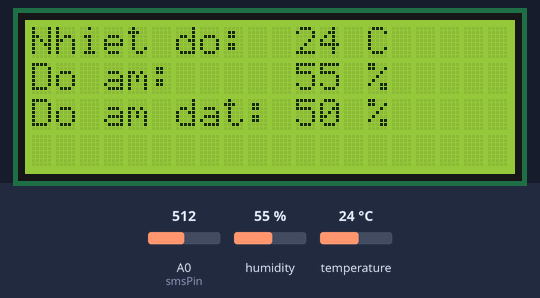
Recording of a sketch running on a simulated Arduino Uno, built with avr-gcc and run on an emulated ATmega328P. Parts: 20×4 character LCD. The inputs (shaded band) are chosen by the test bench; at power-on: A0 (smsPin) = 512, humidity 55 %, temperature 24 °C. What the sketch prints to the serial monitor is not drawn.

Above: at 1.2 s.
1.3 s: A0 (smsPin) set to 110
At 3.4 s:
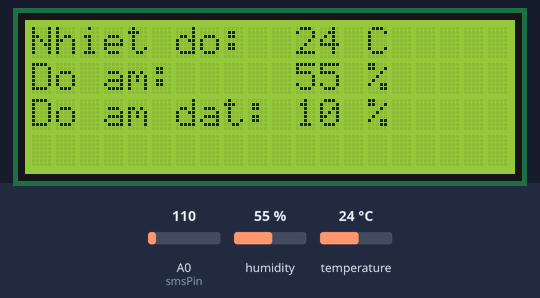
3.7 s: A0 (smsPin) set to 94
At 5.4 s:
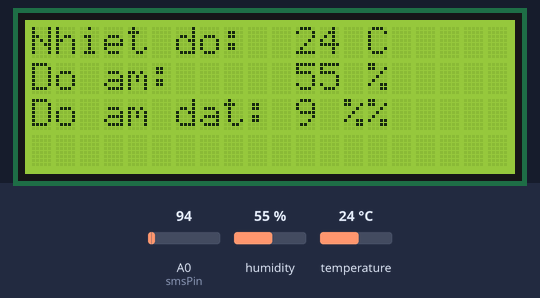
5.7 s: humidity set to 22 %
At 7.4 s:
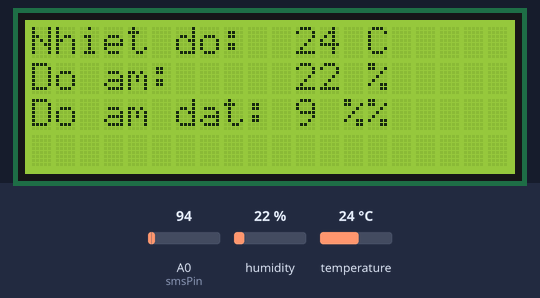
7.8 s: temperature set to 12 °C
At 9.3 s:
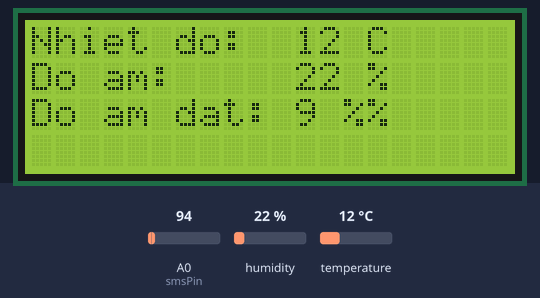
9.9 s: humidity set to 40 %
At 11.2 s:
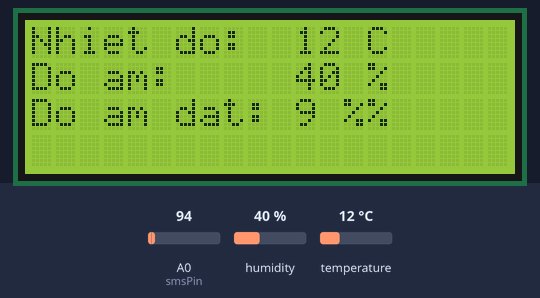
12.0 s: A0 (smsPin) set to 122
At 13.1 s:
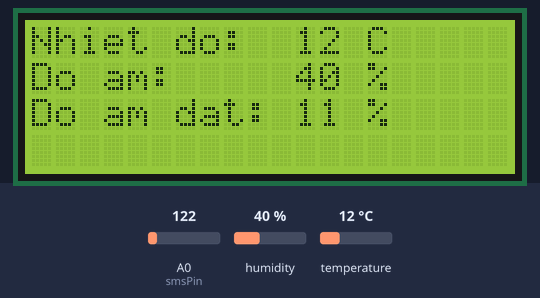
Timing chart, 0 to 15.0 s (numbered marks = the images above; inputs shaded):
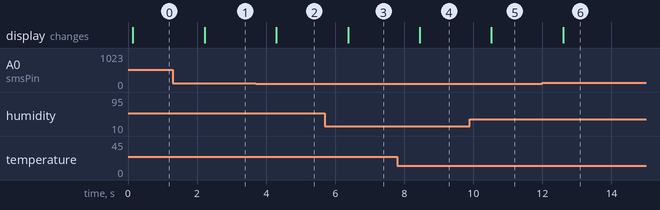

Measured:
- the behaviour switches between 103 and 102 on A0 (smsPin) (found by bisection; images 1 and 2)
- after the input at 1.3 s, the display: changes after 0.92 s (image 1)
- after the input at 3.7 s, the display: changes after 0.60 s (image 2)
- after the input at 5.7 s, the display: changes after 0.67 s (image 3)
- after the input at 7.8 s, the display: changes after 0.65 s (image 4)
- after the input at 9.9 s, the display: changes after 0.62 s (image 5)
- after the input at 12.0 s, the display: changes after 0.60 s (image 6)

The sketch:

arduino_uno.ino
```cpp
#include <ArduinoJson.h>

#include "TemperatureHumiditySensor.h"
#include "SoilMoistureSensor.h"
#include "Displayer.h"

// Số lượng bit được truyền trong 1 giây
const unsigned long baudRate = 115200;

// Khai báo các tham số cho cảm biến nhiệt độ, độ ẩm
const int dhtSensorPin = 9;
const int dhtType = DHT11;

// Khai báo các tham số cho cảm biến độ ẩm đất
const int smsPin = A0;
const int smsPowerPin = 7;

// Khai báo các tham số cho màn hình hiển thị
const int displayerAddr = 0x27;
const int displayerCols = 20;
const int displayerRows = 4;

// Khởi tạo một đối tượng JSON
StaticJsonDocument<1024> doc;

// Khai báo các đối tượng cảm biến và màn hình hiển thị
TemperatureHumiditySensor tths(dhtSensorPin, dhtType);
SoilMoistureSensor sm(smsPin, smsPowerPin);
Displayer displayer(displayerAddr, displayerCols, displayerRows);

void setup() {
    // Khởi tạo cổng Serial, cảm biến và màn hình hiển thị
    Serial.begin(baudRate);
    tths.begin();
    sm.begin();
    displayer.begin();

    // Hiển thị tiêu đề cho màn hình hiển thị
    displayer.display(0, 0, "Nhiet do: ");
    displayer.display(0, 1, "Do am: ");
    displayer.display(0, 2, "Do am dat: ");
}

void loop() {
    // Đọc dữ liệu từ các cảm biến
    int tem = tths.readTemperature();
    int hum = tths.readHumidity();
    int soil = sm.readMoisture();

    // Định dạng dữ liệu hiển thị
    String displayedTemp = String(tem) + " C";
    String displayedHum = String(hum) + " %";
    String displayedSoi = String(soil) + " %";

    // Hiển thị dữ liệu lên màn hình hiển thị
    displayer.display(11, 0, displayedTemp);
    displayer.display(11, 1, displayedHum);
    displayer.display(11, 2, displayedSoi);

    // Đưa dữ liệu cảm biến vào đối tượng JSON
    doc["temperature"] = tem;
    doc["humidity"] = hum;
    doc["soilMoisture"] = soil;

    // Truyền dữ liệu JSON qua cổng Serial
    serializeJson(doc, Serial);
    // Truyền ký tự xuống dòng để phân biệt giữa các lần truyền dữ liệu
    Serial.println();

    // Đợi 1 giây cho lần truyền dữ liệu tiếp theo
    delay(1000);
}
```

Displayer.h
```cpp
#ifndef DISPLAYER_H
#define DISPLAYER_H

#include <LiquidCrystal_I2C.h>

// Lớp Displayer dùng để quản lý màn hình hiển thị
class Displayer {
public:
    Displayer(int addr, int col, int rows);
    void begin();
    void display(int col, int row, String data);
private:
    // Sử dụng màn hình hiển thị LCD I2C
    LiquidCrystal_I2C lcd;
};

Displayer::Displayer(int addr, int col, int rows) : lcd(addr, col, rows) {}

// Khởi tạo màn hình hiển thị
void Displayer::begin(){
    // Khởi tạo màn hình hiển thị
    lcd.init();
    // Bật đèn nền cho màn hình
    lcd.backlight();
}

// Hiển thị dữ liệu lên màn hình
void Displayer::display(int col, int row, String data) {
    // Di chuyển con trỏ đến vị trí cần hiển thị
    lcd.setCursor(col, row);
    // Hiển thị dữ liệu
    lcd.print(data);
}

#endif
```

SoilMoistureSensor.h
```cpp
#ifndef SOIL_MOISTURE_SENSOR_H
#define SOIL_MOISTURE_SENSOR_H

#include <Arduino.h>

// Lớp SoilMoistureSensor dùng để quản lý cảm biến độ ẩm đất
class SoilMoistureSensor {
public:
    SoilMoistureSensor(int sensorPin, int sensorPowerPin);
    void begin();
    int readMoisture();
private:
    int sensorPin;
    int sensorPowerPin;
};

SoilMoistureSensor::SoilMoistureSensor(int sensorPin, int sensorPowerPin) : sensorPin(sensorPin), sensorPowerPin(sensorPowerPin) {}

// Khởi tạo cảm biến độ ẩm đất
void SoilMoistureSensor::begin() {
    // Khai báo chân cảm biến độ ẩm đất là OUTPUT
    pinMode(sensorPowerPin, OUTPUT);
    // Tắt nguồn điện cho cảm biến
    digitalWrite(sensorPowerPin, LOW);
}

// Đọc dữ liệu từ cảm biến độ ẩm đất
int SoilMoistureSensor::readMoisture() {
    // Bật nguồn điện cho cảm biến
    digitalWrite(sensorPowerPin, HIGH);
    // Đợi cảm biến ổn định
    delay(10);

    // Đọc giá trị analog từ cảm biến
    int analogValue = analogRead(sensorPin);
    // Chuyển giá trị analog sang phần trăm độ ẩm
    int moisturePercentage = map(analogValue, 0, 1023, 0, 100);

    // Tắt nguồn điện cho cảm biến
    digitalWrite(sensorPowerPin, LOW);

    // Trả về giá trị phần trăm độ ẩm
    return moisturePercentage;
}

#endif
```

TemperatureHumiditySensor.h
```cpp
#ifndef TEMPERATURE_HUMIDITY_SENSOR_H
#define TEMPERATURE_HUMIDITY_SENSOR_H

#include <DHT.h>

// Lớp TemperatureHumiditySensor dùng để quản lý cảm biến nhiệt độ, độ ẩm
class TemperatureHumiditySensor {
public:
    TemperatureHumiditySensor(int pin, int type);
    void begin();
    float readTemperature();
    float readHumidity();
private:
    DHT dht;
};

TemperatureHumiditySensor::TemperatureHumiditySensor(int pin, int type) : dht(pin, type) {}

// Khởi tạo cảm biến nhiệt độ, độ ẩm
void TemperatureHumiditySensor::begin() {
    // Khởi tạo cảm biến nhiệt độ, độ ẩm
    dht.begin();
}

// Đọc dữ liệu từ cảm biến nhiệt độ
float TemperatureHumiditySensor::readTemperature() {
    return dht.readTemperature();
}

// Đọc dữ liệu từ cảm biến độ ẩm
float TemperatureHumiditySensor::readHumidity() {
    return dht.readHumidity();
}

#endif
```
